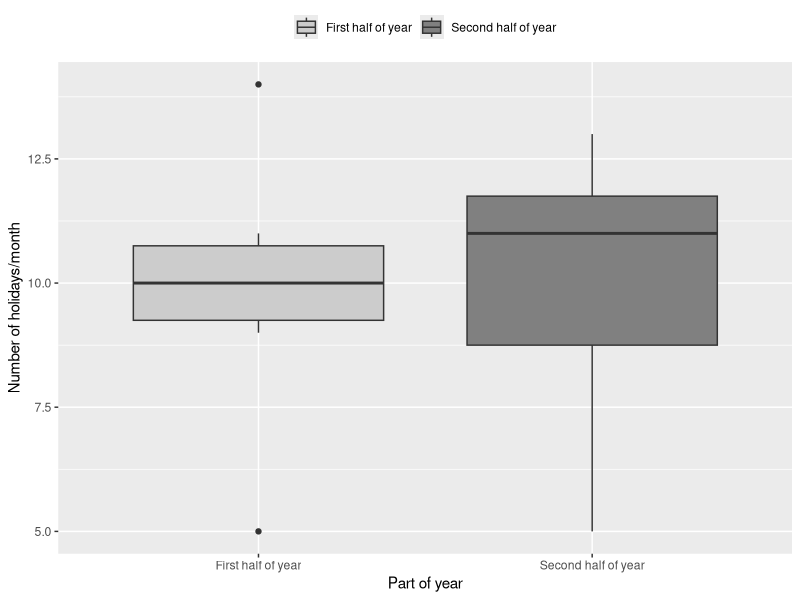

This chart was generated by the following R code:
## ---- chunk 1
library(ggplot2)
library(tidyverse)

# Holidays taken from https://www.holidayinsights.com/everyday.htm. 
holidays <- c(9, 11, 10, 13, 11, 5, 5, 8, 10, 12, 14, 11)
months <- c("Jan", "Feb", "Mar", "Apr", "May", "Jun", "Jul", "Aug", "Sep", "Oct", "Nov", "Dec")

yearhalf <- c("First half of year", "Second half of year")
holidayhalf <- c(holidays[1:6], holidays[7:12])

holidayframe <- data.frame(yearhalf, holidayhalf)

holidaymodel <- aov(holidayhalf~yearhalf, data=holidayframe)
print(summary(holidaymodel)[[1]][1,5]) #p-value

holidayplot <- ggplot(data=holidayframe, aes(x=yearhalf, y=holidayhalf, fill=yearhalf)) + 
  geom_boxplot() +
  scale_fill_grey(start=0.8, end=0.5) +
  theme(legend.position="top", legend.title= element_blank()) +
   ylab("Number of holidays/month") +
   xlab("Part of year")

print(holidayplot)
